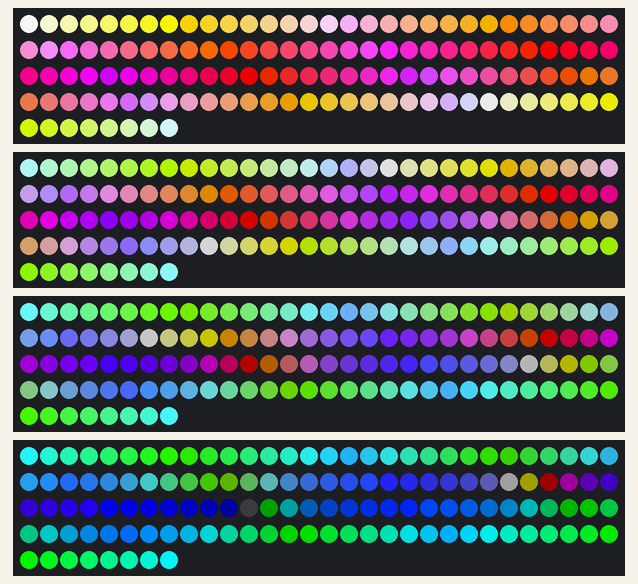
Bench run of a sketch on a simulated Arduino Uno, built with avr-gcc and run on an emulated ATmega328P. Parts: 4 × 128 RGB LEDs in strip order, left to right, continuing on the next row. Colours are those a GRB WS2812 strip shows for the declared byte order; what the sketch prints to the serial monitor is not drawn.

Above: at 1.2 s.

The sketch:

cube_rgb.ino
```cpp
#define FASTLED_ALLOW_INTERRUPTS 0
#include <FastLED.h>

// pins for wemos d1
// #define DATA0 13 // D7
// #define DATA1 12 // D6
// #define DATA2 14 // D5
// #define DATA3 4  // D4

// pins for wemos d1 mini
#define DATA0 5  // D1
#define DATA1 4  // D2
#define DATA2 0  // D3
#define DATA3 2  // D4

// pins for arduino uno
// #define DATA0 7
// #define DATA1 6
// #define DATA2 5
// #define DATA3 4

CRGB getPixel(int, int, int);
int getIndex(int, int, int);
void clear();
void setColor(CRGB);

CRGB leds[512];

void setup() {
  FastLED.addLeds<WS2812B, DATA0>(leds, 0,   128);
  FastLED.addLeds<WS2812B, DATA1>(leds, 128, 128);
  FastLED.addLeds<WS2812B, DATA2>(leds, 256, 128);
  FastLED.addLeds<WS2812B, DATA3>(leds, 384, 128);

  Serial.begin(115200);

  for (byte x = 0; x < 8; x++) {
    for (byte y = 0; y < 8; y++) {
      for (byte z = 0; z < 8; z++) {
        Serial.print(x);
        Serial.print(", ");
        Serial.print(y);
        Serial.print(", ");
        Serial.print(z);
        Serial.print(": ");
        Serial.println(getIndex(x, y, z));
        Serial.print( (7 - z) * 32 );
        Serial.print(" ");
        Serial.print( (7 - y) * 32 );
        Serial.print(" ");
        Serial.println( (7 - x) * 32 );

        leds[ getIndex(x, y, z) ].setRGB( (7 - z) * 32, (7 - y) * 32, (7 - x) * 32 );
      }
    }
  }

}

void loop() {
  // put your main code here, to run repeatedly:
  FastLED.show();
  delay(2);
}

// ----

CRGB getPixel(int x, int y, int z) {
  return leds[ getIndex(x, y, z) ];
}

int getIndex(int x, int y, int z) {
  // consider the last installed slice to be the front (y = 0), with left having x=0, and bottom z=0

  return ( (z + y%2)%2 == 0 ? x : 7 - x ) +
    ( y%2 == 0 ? z*8 : (7 - z) * 8 ) +
    y * 64;
}


void setColor(CRGB color) {
  fill_solid( leds, 512, color );
}

void clear() {
  setColor(0);
}
```
